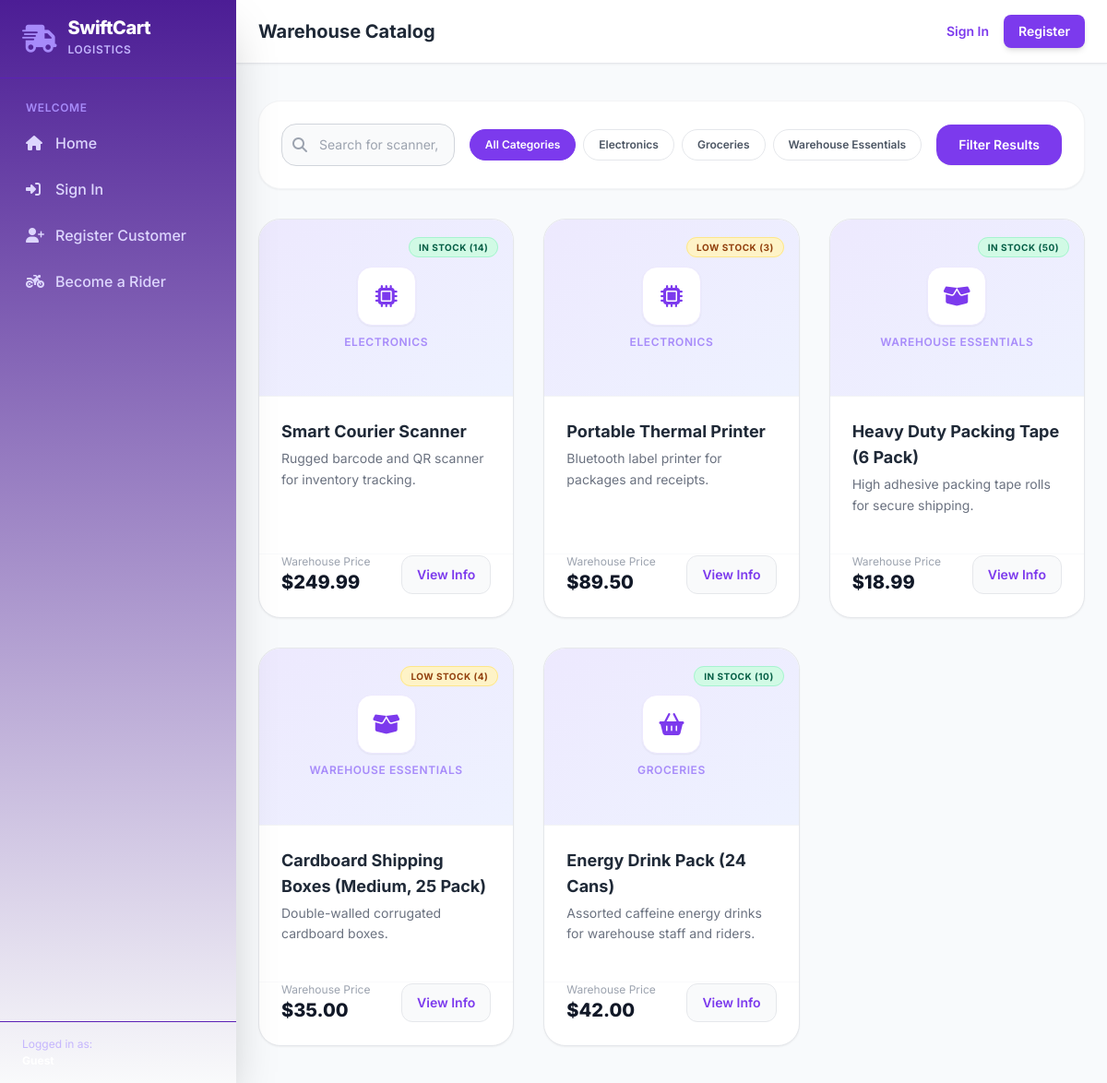
Screenshot of /products/ with the database file from the repository.
### products/models.py (models this page shows, shortened)
class Category(models.Model):
    name = models.CharField(max_length=100, unique=True)
    slug = models.SlugField(max_length=100, unique=True, blank=True)
    description = models.TextField(blank=True)
    class Meta:
        verbose_name_plural = "Categories"

class Product(models.Model):
    category = models.ForeignKey(Category, on_delete=models.CASCADE, related_name='products')
    name = models.CharField(max_length=200)
    description = models.TextField()
    price = models.DecimalField(max_digits=10, decimal_places=2)
    stock_quantity = models.PositiveIntegerField(default=0)
    image = models.ImageField(upload_to='products/', blank=True, null=True)
    is_active = models.BooleanField(default=True)
    created_at = models.DateTimeField(auto_now_add=True)
    updated_at = models.DateTimeField(auto_now=True)
    def is_low_stock(self):
        return self.stock_quantity <= 5

### products/views.py (the view)
# urls.py: path('', views.product_list_view, name='product_list'),
def product_list_view(request):
    products = Product.objects.filter(is_active=True)
    categories = Category.objects.all()
    query = request.GET.get('q')
    category_slug = request.GET.get('category')
    if query:
        products = products.filter(
            Q(name__icontains=query) | Q(description__icontains=query)
        )
    if category_slug:
        products = products.filter(category__slug=category_slug)
    context = {
        'products': products,
        'categories': categories,
        'selected_category': category_slug,
        'query': query,
    }
    return render(request, 'products/product_list.html', context)

### templates/products/product_list.html (shortened to what this page needs)
{% extends 'base.html' %}
{% block page_title %}Warehouse Catalog{% endblock %}
{% block content %}
<div class="max-w-7xl mx-auto py-4">
    <div class="bg-white rounded-3xl p-6 shadow-sm border border-gray-100 mb-8">
        <form method="GET" action="{% url 'product_list' %}" class="flex flex-col md:flex-row md:items-center justify-between gap-4">
            <div class="relative flex-1">
                <span class="absolute inset-y-0 left-0 pl-3 flex items-center pointer-events-none">
                </span>
                <input type="text" name="q" value="{{ query|default:'' }}" class="pl-10 block w-full px-4 py-3 border border-gray-300 rounded-2xl placeholder-gray-400 focus:outline-none focus:ring-brand-500 focus:border-brand-500 sm:text-sm bg-gray-50" placeholder="Search for scanner, boxes, scanner rolls...">
            </div>
            <div class="flex flex-wrap items-center gap-2">
                <a href="{% url 'product_list' %}{% if query %}?q={{ query }}{% endif %}"
                   class="px-4 py-2 text-xs font-semibold rounded-full border transition {% if not selected_category %}bg-brand-600 text-white border-brand-600{% else %}bg-white text-gray-600 border-gray-200 hover:bg-gray-50{% endif %}">
                    All Categories
                </a>
                {% for category in categories %}
                    <a href="{% url 'product_list' %}?category={{ category.slug }}{% if query %}&q={{ query }}{% endif %}"
                       class="px-4 py-2 text-xs font-semibold rounded-full border transition {% if selected_category == category.slug %}bg-brand-600 text-white border-brand-600{% else %}bg-white text-gray-600 border-gray-200 hover:bg-gray-50{% endif %}">
                        {{ category.name }}
                    </a>
                {% endfor %}
            </div>
            <button type="submit" class="px-6 py-3 bg-brand-600 hover:bg-brand-700 text-white font-semibold rounded-2xl transition duration-150 transform hover:-translate-y-0.5 shadow-sm text-sm">
                Filter Results
            </button>
        </form>
    </div>
    {% if products %}
        <div class="grid grid-cols-1 sm:grid-cols-2 lg:grid-cols-3 gap-8">
            {% for product in products %}
                <div class="bg-white rounded-3xl border border-gray-150 shadow-sm overflow-hidden flex flex-col justify-between hover:shadow-md transition">
                    <div>
                        <div class="relative h-48 bg-gradient-to-br from-brand-100 to-indigo-50 flex items-center justify-center border-b border-gray-100">
                            {% if product.image %}
                                <img src="{{ product.image.url }}" alt="{{ product.name }}" class="w-full h-full object-cover">
                            {% else %}
                                <div class="text-center p-4">
                                    <div class="w-16 h-16 bg-white rounded-2xl flex items-center justify-center text-brand-600 text-2xl mx-auto shadow-sm border border-brand-100">
                                        {% if product.category.name == 'Electronics' %}
                                            <i class="fa-solid fa-microchip"></i>
                                        {% elif product.category.name == 'Groceries' %}
                                            <i class="fa-solid fa-basket-shopping"></i>
                                        {% else %}
                                            <i class="fa-solid fa-box-open"></i>
                                        {% endif %}
                                    </div>
                                    <span class="text-xs text-brand-400 font-semibold uppercase tracking-wider mt-2.5 block">{{ product.category.name }}</span>
                                </div>
                            {% endif %}
                            <div class="absolute top-4 right-4">
                                {% if product.stock_quantity == 0 %}
                                    <span class="bg-rose-100 text-rose-800 text-[10px] font-bold px-2.5 py-1 rounded-full uppercase tracking-wider border border-rose-200">Out Of Stock</span>
                                {% elif product.is_low_stock %}
                                    <span class="bg-amber-100 text-amber-800 text-[10px] font-bold px-2.5 py-1 rounded-full uppercase tracking-wider border border-amber-200">Low Stock ({{ product.stock_quantity }})</span>
                                {% else %}
                                    <span class="bg-emerald-100 text-emerald-800 text-[10px] font-bold px-2.5 py-1 rounded-full uppercase tracking-wider border border-emerald-200">In Stock ({{ product.stock_quantity }})</span>
                                {% endif %}
                            </div>
                        </div>
                        <div class="p-6">
                            <h3 class="text-lg font-bold text-gray-800 mb-1 hover:text-brand-600">
                                <a href="{% url 'product_detail' product.id %}">{{ product.name }}</a>
                            </h3>
                            <p class="text-gray-500 text-sm line-clamp-2 leading-relaxed mb-4">
                                {{ product.description }}
                            </p>
                        </div>
                    </div>
                    <div class="p-6 pt-0 border-t border-gray-50 flex items-center justify-between">
                        <div class="flex flex-col">
                            <span class="text-xs text-gray-400">Warehouse Price</span>
                            <span class="text-xl font-extrabold text-gray-900">${{ product.price }}</span>
                        </div>
                        {% if user.is_authenticated and user.is_customer %}
                            {% if product.stock_quantity > 0 %}
                                <form method="POST" action="{% url 'add_to_cart' product.id %}" class="flex items-center">
                                    {% csrf_token %}
                                    <button type="submit" class="px-4 py-2.5 bg-brand-600 hover:bg-brand-700 text-white font-semibold rounded-xl text-sm transition shadow hover:shadow-md flex items-center space-x-1.5 transform hover:-translate-y-0.5">
                                        <i class="fa-solid fa-cart-plus"></i>
                                        <span>Add</span>
                                    </button>
                                </form>
                            {% else %}
                                <button class="px-4 py-2.5 bg-gray-100 text-gray-400 font-semibold rounded-xl text-sm cursor-not-allowed" disabled>
                                    Sold Out
                                </button>
                            {% endif %}
                        {% else %}
                            <a href="{% url 'product_detail' product.id %}" class="px-4 py-2.5 bg-gray-50 hover:bg-gray-100 text-brand-600 hover:text-brand-750 font-semibold rounded-xl text-sm border border-gray-200 transition">
                                View Info
                            </a>
                        {% endif %}
                    </div>
                </div>
            {% endfor %}
        </div>
    {% endif %}
</div>
{% endblock %}

### rows the page displays
Category: name "Electronics"
Category: name "Groceries"
Category: name "Warehouse Essentials"
Product: category.name "ELECTRONICS", stock_quantity "14", name "Smart Courier Scanner", description "Rugged barcode and QR scanner for inventory tracking.", price "249.99"
Product: category.name "ELECTRONICS", stock_quantity "3", name "Portable Thermal Printer", description "Bluetooth label printer for packages and receipts.", price "89.50"
Product: category.name "WAREHOUSE ESSENTIALS", stock_quantity "50", name "Heavy Duty Packing Tape (6 Pack)", description "High adhesive packing tape rolls for secure shipping.", price "18.99"
Product: category.name "WAREHOUSE ESSENTIALS", stock_quantity "4", name "Cardboard Shipping Boxes (Medium, 25 Pack)", description "Double-walled corrugated cardboard boxes.", price "35.00"
Product: category.name "GROCERIES", stock_quantity "10", name "Energy Drink Pack (24 Cans)", description "Assorted caffeine energy drinks for warehouse staff and riders.", price "42.00"
